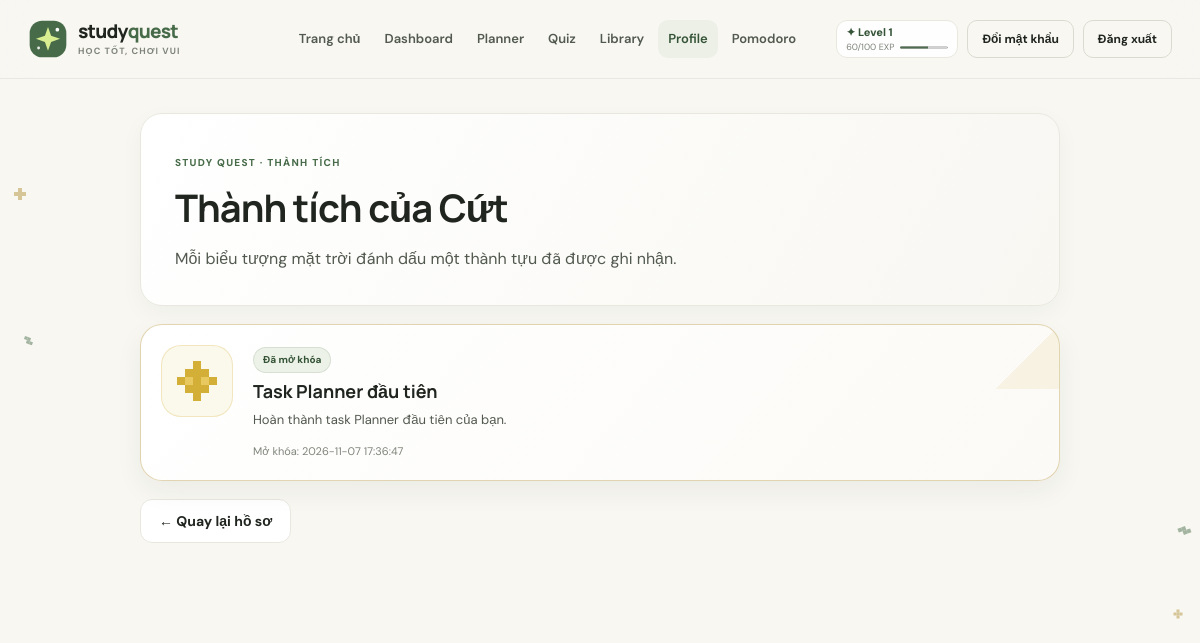
Page /profile/achievements (signed in) on the committed database.
### tables this page shows
CREATE TABLE profiles (
    id INTEGER PRIMARY KEY AUTOINCREMENT,
    user_id INTEGER UNIQUE NOT NULL,
    character_name TEXT NOT NULL DEFAULT 'Quest Rookie',
    avatar TEXT NOT NULL DEFAULT '🧙',
    level INTEGER NOT NULL DEFAULT 1,
    exp INTEGER NOT NULL DEFAULT 0,
    reward_points INTEGER NOT NULL DEFAULT 0,
    FOREIGN KEY(user_id) REFERENCES users(id) ON DELETE CASCADE
);

CREATE TABLE achievements (
    id INTEGER PRIMARY KEY AUTOINCREMENT,
    user_id INTEGER NOT NULL,
    title TEXT NOT NULL,
    description TEXT NOT NULL,
    unlocked_at TEXT NOT NULL DEFAULT CURRENT_TIMESTAMP,
    UNIQUE(user_id, title),
    FOREIGN KEY(user_id) REFERENCES users(id) ON DELETE CASCADE
);

### routes/profile_routes.py (the view)
@profile_bp.get("/achievements")
def achievements():
    user_id = session.get("user_id")
    profile = get_profile(user_id)
    if profile is None:
        session.clear()
        flash("Không tìm thấy hồ sơ. Em hãy đăng nhập lại nhé.", "warning")
        return redirect(url_for("login"))
    rows = get_db().execute(
        "SELECT title, description, unlocked_at FROM achievements WHERE user_id = ? ORDER BY unlocked_at DESC, id DESC",
        (user_id,),
    ).fetchall()
    return render_template("profile/achievements.html", profile=profile, achievements=rows)

### app.py (called while the page is built)
def current_user():
    if 'user_id' not in session:
        return None
    return get_profile(session['user_id'])

@app.context_processor
def inject_globals():
    return {'current_user': current_user(), 'today': date.today().isoformat()}

### models/database.py (called while the page is built)
def get_db():
    if 'db' not in g:
        g.db = sqlite3.connect(DATABASE)
        g.db.row_factory = sqlite3.Row
        g.db.execute('PRAGMA foreign_keys = ON')
    return g.db

### models/profile_model.py (called while the page is built)
def get_profile(user_id):
    return get_db().execute(
        'SELECT u.id, u.username, u.email, u.role, u.admin_permission, '
        'p.character_name, p.avatar, p.level, p.exp, p.reward_points '
        'FROM users u JOIN profiles p ON p.user_id = u.id WHERE u.id = ?',
        (user_id,),
    ).fetchone()

### routes/profile_routes.py (called while the page is built)
@profile_bp.before_request
def require_login():
    if session.get("user_id") is None:
        flash("Em hãy đăng nhập để xem hồ sơ nhé.", "warning")
        return redirect(url_for("login", next=request.path))
    return None

### templates/profile/achievements.html
{% extends 'base.html' %}
{% block content %}
<link rel="stylesheet" href="{{ url_for('static', filename='css/profile.css') }}">
<main class="achievement-page">
  <section class="panel achievement-heading">
    <p class="eyebrow">Study Quest · Thành tích</p>
    <h1>Thành tích của {{ profile['character_name'] }}</h1>
    <p class="muted">Mỗi biểu tượng mặt trời đánh dấu một thành tựu đã được ghi nhận.</p>
  </section>
  {% if achievements %}
  <section class="achievement-grid" aria-label="Thành tựu đã mở khóa">
    {% for achievement in achievements %}
    <article class="panel achievement-card is-unlocked">
      <div class="achievement-sun-wrap" aria-hidden="true">
        <span class="achievement-pixel-sun"></span>
      </div>
      <div class="achievement-copy">
        <span class="achievement-state">Đã mở khóa</span>
        <h2>{{ achievement['title'] }}</h2>
        <p>{{ achievement['description'] }}</p>
        <p class="muted achievement-date">Mở khóa: {{ achievement['unlocked_at'] }}</p>
      </div>
    </article>
    {% endfor %}
  </section>
  {% else %}
  <section class="panel achievement-empty">
    <span class="achievement-empty-icon" aria-hidden="true">🌱</span>
    <h2>Hành trình thành tựu bắt đầu từ đây</h2>
    <p class="muted">Chưa có thành tựu nào được ghi nhận. Tiếp tục học tập và những dấu mốc của bạn sẽ xuất hiện tại đây.</p>
  </section>
  {% endif %}
  <a class="btn btn-ghost achievement-back" href="{{ url_for('profile.index') }}">← Quay lại hồ sơ</a>
</main>
{% endblock %}

### templates/base.html (shortened to what this page needs)
<!doctype html>
<html lang="vi">
<head>
  <link rel="stylesheet" href="{{ url_for('static', filename='css/style.css') }}">
  <link rel="stylesheet" href="{{ url_for('static', filename='css/rpg.css') }}">
</head>
<body>
  <div class="rpg-decoration-layer" aria-hidden="true">
    <span class="rpg-pixel-decor rpg-pixel-star"></span>
    <span class="rpg-pixel-decor rpg-pixel-leaf"></span>
    <span class="rpg-pixel-decor rpg-pixel-star"></span>
    <span class="rpg-pixel-decor rpg-pixel-leaf"></span>
  </div>
  <header class="site-header">
    <nav class="navbar container" aria-label="Điều hướng chính">
      <a class="brand" href="/" aria-label="Study Quest — Trang chủ">
        <img class="brand-mark" src="{{ url_for('static', filename='images/study-quest-mark.svg') }}" alt="" width="40" height="40">
        <span class="brand-name">study<span>quest</span><small>Học tốt, chơi vui</small></span>
      </a>
      <div class="nav-panel" id="primary-navigation">
        <div class="nav-links">
          <a class="nav-link{% if request.path == '/' %} is-active{% endif %}" href="/">Trang chủ</a>
          <a class="nav-link{% if request.path.startswith('/dashboard') %} is-active{% endif %}" href="/dashboard">Dashboard</a>
          <a class="nav-link{% if request.path.startswith('/planner') %} is-active{% endif %}" href="/planner">Planner</a>
          <a class="nav-link{% if request.path.startswith('/quiz') %} is-active{% endif %}" href="/quiz">Quiz</a>
          <a class="nav-link{% if request.path.startswith('/library') %} is-active{% endif %}" href="/library">Library</a>
          <a class="nav-link{% if request.path.startswith('/profile') %} is-active{% endif %}" href="/profile">Profile</a>
          {% if current_user %}
          <a class="nav-link{% if request.path.startswith('/pomodoro') %} is-active{% endif %}" href="{{ url_for('pomodoro') }}">Pomodoro</a>
          {% endif %}
        </div>
        <div class="nav-actions">
          {% if current_user %}
          <a class="rpg-xp-mini" href="/profile" aria-label="Level {{ current_user['level'] }}, {{ current_user['exp'] % 100 }} trên 100 EXP trong level">
            <span class="rpg-xp-mini-level">✦ Level {{ current_user['level'] }}</span>
            <span class="rpg-xp-mini-progress">
              <span>{{ current_user['exp'] % 100 }}/100 EXP</span>
              <progress max="100" value="{{ current_user['exp'] % 100 }}"></progress>
            </span>
          </a>
          <a class="btn btn-ghost btn-small" href="{{ url_for('change_password') }}">Đổi mật khẩu</a>
          <a class="btn btn-ghost btn-small rpg-logout" href="/logout">Đăng xuất</a>
          {% else %}
          <a class="btn btn-ghost btn-small" href="/login">Đăng nhập</a>
          <a class="btn btn-primary btn-small" href="/register">Bắt đầu</a>
          {% endif %}
        </div>
      </div>
    </nav>
  </header>
  <main id="main-content">
    {% block content %}{% endblock %}
  </main>
</body>
</html>

### static/css/style.css (style rules this page uses)
:root { --ink:#20251f;--ink-soft:#52594f;--muted:#7f857b;--paper:#f8f7f2;--white:#fff;--line:#e8e8df;--green:#476b48;--green-dark:#355437;--lime:#d9ed91;--lavender:#eeeaff;--peach:#fff0e6;--mint:#e7f4e9;--shadow:0 18px 50px rgba(37,49,32,.08);--radius:22px;--font-body:'DM Sans',Arial,sans-serif;--font-display:'Manrope','DM Sans',Arial,sans-serif }
* { box-sizing:border-box }
html { scroll-behavior:smooth;scroll-padding-top:88px;overflow-x:clip }
body,.body { margin:0;background:var(--paper);color:var(--ink);font-family:var(--font-body);font-size:16px;line-height:1.6;-webkit-font-smoothing:antialiased;overflow-x:clip }
img,svg { max-width:100% }
a { color:inherit;text-decoration:none }
button,a { -webkit-tap-highlight-color:transparent }
.container { width:min(1160px,calc(100% - 56px));margin-inline:auto }
.site-header { position:sticky;top:0;z-index:50;background:rgba(248,247,242,.9);backdrop-filter:blur(16px);border-bottom:1px solid rgba(32,37,31,.07) }
.navbar { min-height:78px;display:flex;align-items:center;justify-content:space-between;gap:28px }
.brand { display:flex;align-items:center;gap:10px;flex:none }
.brand-mark { width:40px;height:40px }
.brand-name { font-family:var(--font-display);font-size:19px;font-weight:800;letter-spacing:-.8px;line-height:1.05 }
.brand-name>span { color:var(--green) }
.brand-name small { display:block;margin-top:5px;font-family:var(--font-body);font-size:9px;letter-spacing:1.1px;text-transform:uppercase;color:var(--muted);font-weight:700 }
.nav-panel { display:flex;align-items:center;justify-content:flex-end;gap:30px;flex:1 }
.nav-links { display:flex;align-items:center;gap:4px }
.nav-link { padding:9px 10px;border-radius:10px;font-size:13px;color:var(--ink-soft);font-weight:600;transition:background .2s,color .2s }
.nav-link:hover,.nav-link.is-active { color:var(--green-dark);background:#edf0e7 }
.nav-actions { display:flex;align-items:center;gap:9px }
.btn { display:inline-flex;align-items:center;justify-content:center;gap:10px;min-height:44px;padding:10px 18px;border:1px solid transparent;border-radius:12px;font-weight:700;font-size:14px;line-height:1.2;cursor:pointer;transition:transform .2s,background .2s,border-color .2s,box-shadow .2s }
.btn-ghost { color:var(--ink);background:transparent;border-color:#d9dbd1 }
.btn-small { min-height:38px;padding:8px 14px;font-size:12px;border-radius:10px }
.eyebrow { display:inline-flex;align-items:center;gap:9px;color:var(--green);font-size:10px;font-weight:800;letter-spacing:1.3px;text-transform:uppercase }
h1,h2,h3,p { margin-top:0 }
.panel { padding:24px;border:1px solid var(--line);border-radius:var(--radius);background:var(--white);box-shadow:0 8px 24px rgba(37,49,32,.04) }
.muted { color:var(--muted) }

### static/css/rpg.css (style rules this page uses)
.rpg-decoration-layer { position: fixed; z-index: 1; inset: 0; overflow: hidden; pointer-events: none; }
#main-content, .flash-stack, .footer { position: relative; z-index: 2; }
.rpg-pixel-decor { position: absolute; display: block; width: 4px; height: 4px; opacity: .48; animation: rpg-drift 12s ease-in-out infinite alternate; }
.rpg-pixel-star { top: 24%; left: 18px; background: #b29036; box-shadow: 4px 0 #b29036, -4px 0 #b29036, 0 4px #b29036, 0 -4px #b29036; }
.rpg-pixel-star:nth-child(3) { top: auto; right: 20px; bottom: 23%; left: auto; transform: scale(.75); animation-delay: -5s; }
.rpg-pixel-leaf { top: 66%; right: 18px; background: var(--green); box-shadow: 4px 0 var(--green), 4px 4px var(--green), 8px 4px var(--green); transform: rotate(-20deg); animation-delay: -3s; }
.rpg-pixel-leaf:nth-child(4) { top: 42%; right: auto; bottom: auto; left: 24px; transform: rotate(20deg) scale(.8); animation-delay: -8s; }
.rpg-xp-mini { display: grid; gap: 3px; min-width: 112px; padding: 5px 9px; border: 1px solid var(--line); border-radius: 11px; background: rgba(255, 255, 255, .86); color: var(--ink); }
.rpg-xp-mini-level { color: var(--green-dark); font-size: 11px; font-weight: 800; line-height: 1.2; }
.rpg-xp-mini-progress { display: grid; grid-template-columns: auto 48px; align-items: center; gap: 6px; color: var(--muted); font-size: 9px; line-height: 1.2; }
.rpg-xp-mini progress { display: block; width: 48px; height: 5px; accent-color: var(--green); }

### rows in the picture
profiles: level "1", current_user['exp']%100 "60", character_name "Cứt"
achievements: title "Task Planner đầu tiên", description "Hoàn thành task Planner đầu tiên của bạn.", unlocked_at "2026-11-07 17:36:47"
